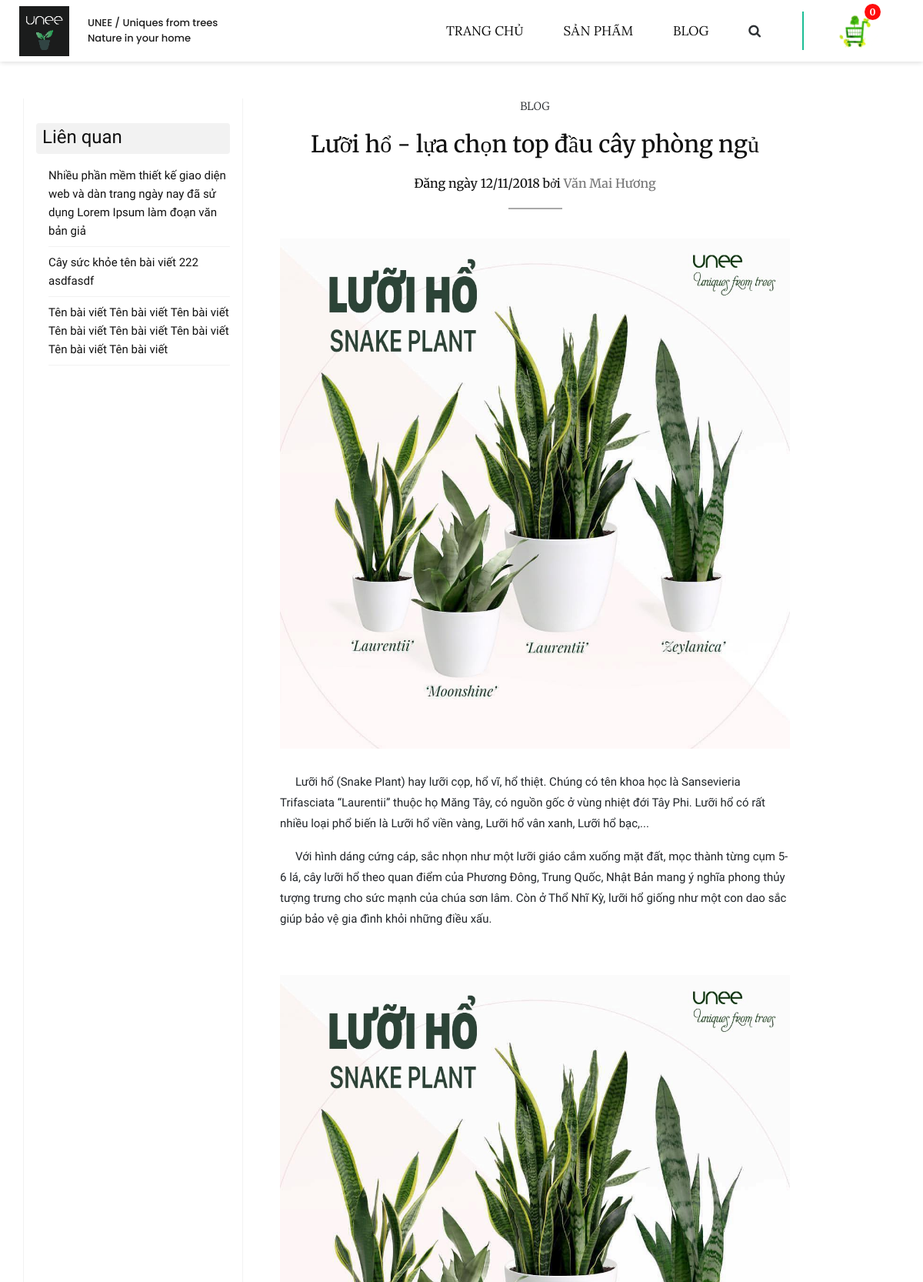
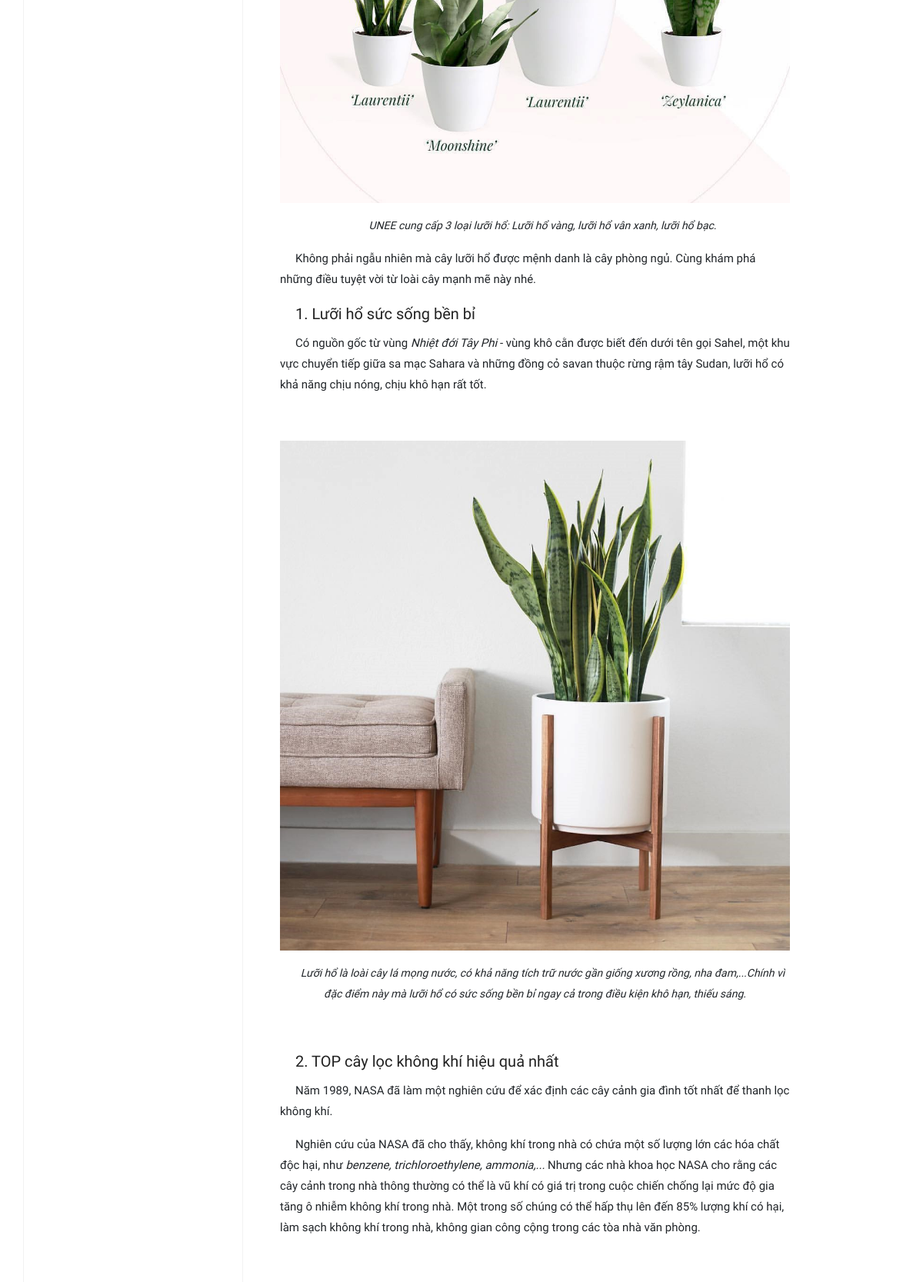
Screenshot of /blog/luoi-ho-lua-chon-top-dau-cay-phong-ngu/ (upper part) with the database file from the repository (2 pictures, top to bottom).
### blog/models.py (models this page shows, shortened)
class BlogPost(models.Model):
	category = models.ForeignKey(BlogCategory, on_delete=models.CASCADE, verbose_name="Danh mục")
	name = models.CharField(max_length=255, db_index=True, verbose_name="Tiêu đề")
	slug = models.SlugField(max_length=255, db_index=True, unique=True, verbose_name="URL", blank=True)
	created_at = models.DateTimeField(auto_now_add=True, verbose_name="Tạo mới")
	updated_at = models.DateTimeField(auto_now=True, verbose_name="Cập nhật")
	author = models.CharField(max_length=100, blank=True, verbose_name="Tác giả")
	hashtag = models.CharField(max_length=500, blank=True)
	main_img = models.ImageField(upload_to=upload_image_path, blank=True, verbose_name="Ảnh blog")
	content = RichTextUploadingField(blank=True, verbose_name="Nội dung")
	objects = BlogPostManager()
	class Meta:
		ordering = ['-created_at']
		verbose_name = "Bài blog"
		verbose_name_plural = "Bài blog"
	def split_to_single_tags(self):
		single_tags = self.hashtag.split(', ')
		return single_tags
	def get_absolute_url(self):
		return reverse('blog:blog_detail', args=[self.slug])

### blog/views.py (the view, shortened to what this page needs)
# urls.py: re_path(r'^(?P<slug>[-\w\d]+)/$', views.blog_detail, name='blog_detail'),
def blog_detail(request, slug):
	blog_post = get_object_or_404(BlogPost, slug=slug)
	related_post = BlogPost.objects.filter(category=blog_post.category).exclude(slug=slug)[:5]
	comments = BlogComment.objects.filter(blog_post=blog_post, allow=True)
	try:
		prev_post = BlogPost.objects.filter(pk__lt=blog_post.pk)[0]
	except IndexError:
		prev_post = None
	try:
		next_post = BlogPost.objects.filter(pk__gt=blog_post.pk).order_by('pk')[0]
	except IndexError:
		next_post = None
	form = BlogCommentForm()
	context = {
		'blog_post': blog_post,
		'related_post': related_post,
		'prev_post': prev_post,
		'next_post': next_post,
		'form': form,
		'comments': comments,
	}
	return render(request, 'blog/blog_detail.html', context)

### blog/context_processors.py (called while the page is built)
def nav_context(request):
	return {
		'blog_categories': blog_categories,
	}

### blog/models.py (called while the page is built)
	def get_queryset(self):
		return MyBlogPostQuerySet(self.model, using=self._db)

	def get_absolute_url(self):
		return reverse('blog:blog_list_by_category', args=[self.slug])

### cart/cart.py (called while the page is built)
    def __len__(self):
        return sum(item['quantity'] for item in self.cart.values())

### cart/context_processors.py (called while the page is built)
def cart(request):
	return {'cart':Cart(request)}

### shop/context_processors.py (called while the page is built)
def footer_context(request):
	return {
		'top_phong_thuy': top_phong_thuy,
		'top_trang_tri': top_trang_tri,
		'top_suc_khoe': top_suc_khoe,
		'shop_categories': shop_categories,
	}

### shop/models.py (called while the page is built)
	def get_absolute_url(self):
		return reverse('shop:product_list_by_category', args=[self.slug])

	def get_absolute_url(self):
		return reverse('shop:product_detail', args=[self.id, self.slug])

### blog/templates/blog/blog_detail.html (shortened to what this page needs)
{% extends 'base.html' %}
{% block content %}
{% load static %}
		<div class="container">
			<div class="row maven_font">
				<div class="px-3 d-none d-md-block col-3 mt-5" id="blog-detail-nav">
				{% if related_post %}
					<div>
						<h2 class="maven_font pb-1 px-2 mb-2 rounded">Liên quan</h2>
						<ul>
							{% for post in related_post %}
								<li class="py-2 ml-3"><a class="related-post-list" href="{{ post.get_absolute_url }}">{{ post.name }}</a></li>
							{% endfor %}
						</ul>
					</div>
				{% endif %}
				</div>
				<div class="mt-3 mt-md-5 mb-0 mb-md-5 px-4 px-md-5 col-12 col-md-8" id="blog-post">
					<section>
						<div class="text-center merry_whether_font">
							<p>BLOG</p>
						</div>
						<div class="pb-3" id="blog-title">
							<h1 class="merry_whether_font dark_color_text text-center">{{ blog_post.name }}</h1>
						</div>
					</section>
					<section>
						<div class="" id="blog-date-author">
							<h3 class="merry_whether_font dark_color_text text-center">Đăng ngày {{ blog_post.created_at|date:"j/n/Y" }} bởi <a href="/search/?q={{ blog_post.author }}">{{ blog_post.author }}</a></h3>
						</div>
						<div class="d-block mx-auto mt-20 mt-md-30" id="separate-title-and-content"></div>
					</section>
					{% if blog_post.main_img %}
					<section>
						<div class="mb-30 text-center" id="blog-image">
							<img src="{{ blog_post.main_img.url }}" alt="Ảnh bìa blog">
						</div>
					</section>
					{% endif %}
					<section>
						<div class="blog-content-paragraph text_indent_20" id="blog-content">
							{% autoescape off %}{{ blog_post.content }}{% endautoescape  %}
						</div>
					</section>
				</div>
			</div>
		</div>
{% endblock %}

### static/css/main.css (style rules this page uses)
#blog-post { border-left: 1px solid #f2f2f2; }
#blog-detail-nav { border-left: 1px solid #f2f2f2; }
#blog-detail-nav div ul li { border-bottom: 1px solid #f2f2f2; }
#blog-detail-nav h2 { color: #111; font-size: 24px; background-color: #f2f2f2; }
#blog-detail-nav div { position: sticky; top: 160px; max-height: 98vh; overflow: hidden; }
.related-post-list { color: #111; font-size: 15px; line-height: 24px; transition: all 200ms; }
#blog-title h1 { font-size: 30px; }
#blog-date-author h3 { font-size: 16px; }
#separate-title-and-content { height: 40px; width: 70px; border-top: 2px solid #A9A9A9; }
#blog-image { max-width: 100% }
#blog-image img { max-width: 100% }
.blog-content-paragraph p, .blog-content-paragraph div { font-family: 'maven pro'; }
.blog-content-paragraph, .blog-content-paragraph h1, .blog-content-paragraph h2, .blog-content-paragraph h3, .blog-content-paragraph h4, .blog-content-paragraph h5, .blog-content-paragraph h6 { font-family: 'maven pro'; font-size: 20px; margin-bottom: 10px; }
.blog-content-paragraph, #blog-author { font-size: 15px; line-height: 27px; }
.blog-content-paragraph img { max-width: 100%; margin-left: -20px; }
.transition, a { -webkit-transition: all .3s ease 0s; -moz-transition: all .3s ease 0s; -o-transition: all .3s ease 0s }
a, a:focus, a:hover { color: #777 }
figure, ol, ul { margin: 0 }
.h1, .h2, .h3, .h4, .h5, .h6, body, h1, h2, h3, h4, h5, h6 { font-family: poppins; }
.relative, body { position: relative }
.btn.active.focus, .btn.active:focus, .btn.focus, .btn.focus:active, .btn:active:focus, .btn:focus, .genric-btn, a, a:focus, a:hover { text-decoration: none; outline: 0 }
body { font-size: 14px; font-weight: 300; line-height: 1.5em }
ol, ul { padding: 0; list-style: none }
a { transition: all .3s ease 0s }
h1, h2, h3, h4, h5, h6 { color: #222; margin-bottom: 0; margin-top: 0; font-weight: 500; line-height: 1.5em }
.h1, h1 { font-size: 36px }
.h2, h2 { font-size: 30px }
.h3, h3 { font-size: 24px }
.mt-20 { margin-top: 20px }
.mb-0 { margin-bottom: 0 }
.mb-30 { margin-bottom: 30px }
h1 { font-size: 36px }
h2 { font-size: 30px }
h3 { font-size: 24px }
body { background: #f6f6fc }
.merry_whether_font { font-family: Merriweather, serif!important }
.maven_font { font-family: 'Maven Pro', sans-serif!important }
.dark_color_text { color: #111!important }
.text_indent_20 { text-indent: 20px!important }
.col-3 { padding: 5px }

### rows the page displays
BlogPost: name "Nhiều phần mềm thiết kế giao diện web và dàn trang ngày nay đã sử dụng Lorem Ipsum làm đoạn văn bản giả"
BlogPost: name "Cây sức khỏe tên bài viết 222 asdfasdf"
BlogPost: name "Tên bài viết Tên bài viết Tên bài viết Tên bài viết Tên bài viết Tên bài viết Tên bài viết Tên bài viết"
BlogPost: name "Lưỡi hổ - lựa chọn top đầu cây phòng ngủ", created_at "12/11/2018", author "Văn Mai Hương", main_img (picture), content "Lưỡi hổ (Snake Plant) hay lưỡi cọp, hổ vĩ, hổ thiệt. Chúng có tên khoa học là Sansevieria Trifasciata “Laurentii” thuộc họ Măng Tây, có nguồn gốc ở vùng nhiệt đới Tây Phi. Lưỡi hổ có rất nhiều loại phổ biến là Lưỡi hổ viền vàng, Lưỡi hổ vân xanh, Lưỡi hổ bạc,... Với hình dáng cứng cáp, sắc nhọn như một lưỡi giáo cắm xuống mặt đất, mọc thành từng cụm 5-6 lá, cây lưỡi hổ theo quan điểm của Phương Đông, Trung Quốc, Nhật Bản mang ý nghĩa phong thủy tượng trưng cho sức mạnh của chúa sơn lâm. Còn ở Thổ Nhĩ Kỳ, lưỡi hổ giống như một con dao sắc giúp bảo vệ gia đình khỏi những điều xấu. UNEE cung cấp 3 loại lưỡi hổ: Lưỡi hổ vàng, lưỡi hổ vân xanh, lưỡi hổ bạc. Không phải ngẫu nhiên mà cây lưỡi hổ…", content (picture)

### other values shown
{{ cart|length }} "0"
